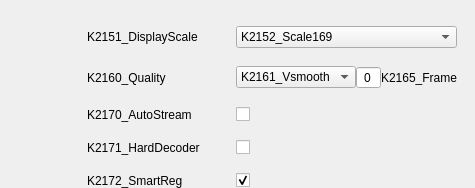
       <widget class="QWidget" name="VideoOption">
        <property name="sizePolicy">
         <sizepolicy hsizetype="Expanding" vsizetype="Expanding">
          <horstretch>0</horstretch>
          <verstretch>0</verstretch>
         </sizepolicy>
        </property>
        <layout class="QFormLayout" name="formLayout_6">
         <property name="horizontalSpacing">
          <number>36</number>
         </property>
         <property name="verticalSpacing">
          <number>18</number>
         </property>
         <property name="leftMargin">
          <number>87</number>
         </property>
         <property name="topMargin">
          <number>26</number>
         </property>
         <property name="rightMargin">
          <number>18</number>
         </property>
         <property name="bottomMargin">
          <number>0</number>
         </property>
         <item row="0" column="0">
          <widget class="QLabel" name="lDisplayScale">
           <property name="text">
            <string>K2151_DisplayScale</string>
           </property>
          </widget>
         </item>
         <item row="0" column="1">
          <widget class="QComboBox" name="videoratio">
           <property name="maximumSize">
            <size>
             <width>400</width>
             <height>16777215</height>
            </size>
           </property>
           <property name="currentText">
            <string>K2152_Scale169</string>
           </property>
           <item>
            <property name="text">
             <string>K2152_Scale169</string>
            </property>
           </item>
           <item>
            <property name="text">
             <string>K2153_Scale43</string>
            </property>
           </item>
           <item>
            <property name="text">
             <string>K2154_Scale11</string>
            </property>
           </item>
          </widget>
         </item>
         <item row="1" column="0">
          <widget class="QLabel" name="lPlaybackPerformance">
           <property name="text">
            <string>K2160_Quality</string>
           </property>
          </widget>
         </item>
         <item row="1" column="1">
          <layout class="QHBoxLayout" name="horizontalLayout_6">
           <property name="topMargin">
            <number>0</number>
           </property>
           <item>
            <widget class="QComboBox" name="quality">
             <property name="maximumSize">
              <size>
               <width>300</width>
               <height>16777215</height>
              </size>
             </property>
             <property name="currentText">
              <string>K2161_Vsmooth</string>
             </property>
             <item>
              <property name="text">
               <string>K2161_Vsmooth</string>
              </property>
             </item>
             <item>
              <property name="text">
               <string>K2162_Vclear</string>
              </property>
             </item>
             <item>
              <property name="text">
               <string>K2163_VHD</string>
              </property>
             </item>
            </widget>
           </item>
           <item>
            <widget class="QSpinBox" name="framerate">
             <property name="sizePolicy">
              <sizepolicy hsizetype="Expanding" vsizetype="Expanding">
               <horstretch>0</horstretch>
               <verstretch>0</verstretch>
              </sizepolicy>
             </property>
             <property name="maximumSize">
              <size>
               <width>32</width>
               <height>32</height>
              </size>
             </property>
             <property name="frame">
              <bool>true</bool>
             </property>
             <property name="alignment">
              <set>Qt::AlignCenter</set>
             </property>
             <property name="buttonSymbols">
              <enum>QAbstractSpinBox::NoButtons</enum>
             </property>
             <property name="keyboardTracking">
              <bool>true</bool>
             </property>
             <property name="stepType">
              <enum>QAbstractSpinBox::DefaultStepType</enum>
             </property>
            </widget>
           </item>
           <item>
            <widget class="QLabel" name="lFramerate">
             <property name="text">
              <string>K2165_Frame</string>
             </property>
            </widget>
           </item>
          </layout>
         </item>
         <item row="2" column="0">
          <widget class="QLabel" name="lAutoStreamType">
           <property name="text">
            <string>K2170_AutoStream</string>
           </property>
          </widget>
         </item>
         <item row="2" column="1">
          <widget class="QCheckBox" name="autostream">
           <property name="enabled">
            <bool>true</bool>
           </property>
           <property name="cursor">
            <cursorShape>ArrowCursor</cursorShape>
           </property>
           <property name="text">
            <string/>
           </property>
           <property name="icon">
            <iconset>
             <activeoff>:/icon/buttonOn.png</activeoff>
             <activeon>:/icon/buttonOff.png</activeon>
            </iconset>
           </property>
           <property name="iconSize">
            <size>
             <width>30</width>
             <height>30</height>
            </size>
           </property>
           <property name="checkable">
            <bool>true</bool>
           </property>
          </widget>
         </item>
         <item row="3" column="0">
          <widget class="QLabel" name="lHardDecode">
           <property name="text">
            <string>K2171_HardDecoder</string>
           </property>
          </widget>
         </item>
         <item row="4" column="1">
          <widget class="QCheckBox" name="smartreg">
           <property name="enabled">
            <bool>true</bool>
           </property>
           <property name="cursor">
            <cursorShape>ArrowCursor</cursorShape>
           </property>
           <property name="text">
            <string/>
           </property>
           <property name="icon">
            <iconset>
             <normalon>:/icon/buttonOff.png</normalon>
             <disabledon>:/icon/buttonOff.png</disabledon>
             <activeoff>:/icon/buttonOn.png</activeoff>
             <activeon>:/icon/buttonOff.png</activeon>
             <selectedon>:/icon/buttonOff.png</selectedon>
            </iconset>
           </property>
           <property name="iconSize">
            <size>
             <width>30</width>
             <height>30</height>
            </size>
           </property>
           <property name="checkable">
            <bool>true</bool>
           </property>
           <property name="checked">
            <bool>true</bool>
           </property>
          </widget>
         </item>
         <item row="4" column="0">
          <widget class="QLabel" name="lIntelligentRuleDisplay">
           <property name="text">
            <string>K2172_SmartReg</string>
           </property>
          </widget>
         </item>
         <item row="3" column="1">
          <widget class="QCheckBox" name="harddecoder">
           <property name="enabled">
            <bool>true</bool>
           </property>
           <property name="sizePolicy">
            <sizepolicy hsizetype="Preferred" vsizetype="Preferred">
             <horstretch>0</horstretch>
             <verstretch>0</verstretch>
            </sizepolicy>
           </property>
           <property name="cursor">
            <cursorShape>ArrowCursor</cursorShape>
           </property>
           <property name="text">
            <string/>
           </property>
           <property name="icon">
            <iconset>
             <activeoff>:/icon/buttonOn.png</activeoff>
             <activeon>:/icon/buttonOff.png</activeon>
            </iconset>
           </property>
           <property name="iconSize">
            <size>
             <width>30</width>
             <height>30</height>
            </size>
           </property>
           <property name="checkable">
            <bool>true</bool>
           </property>
          </widget>
         </item>
        </layout>
       </widget>
